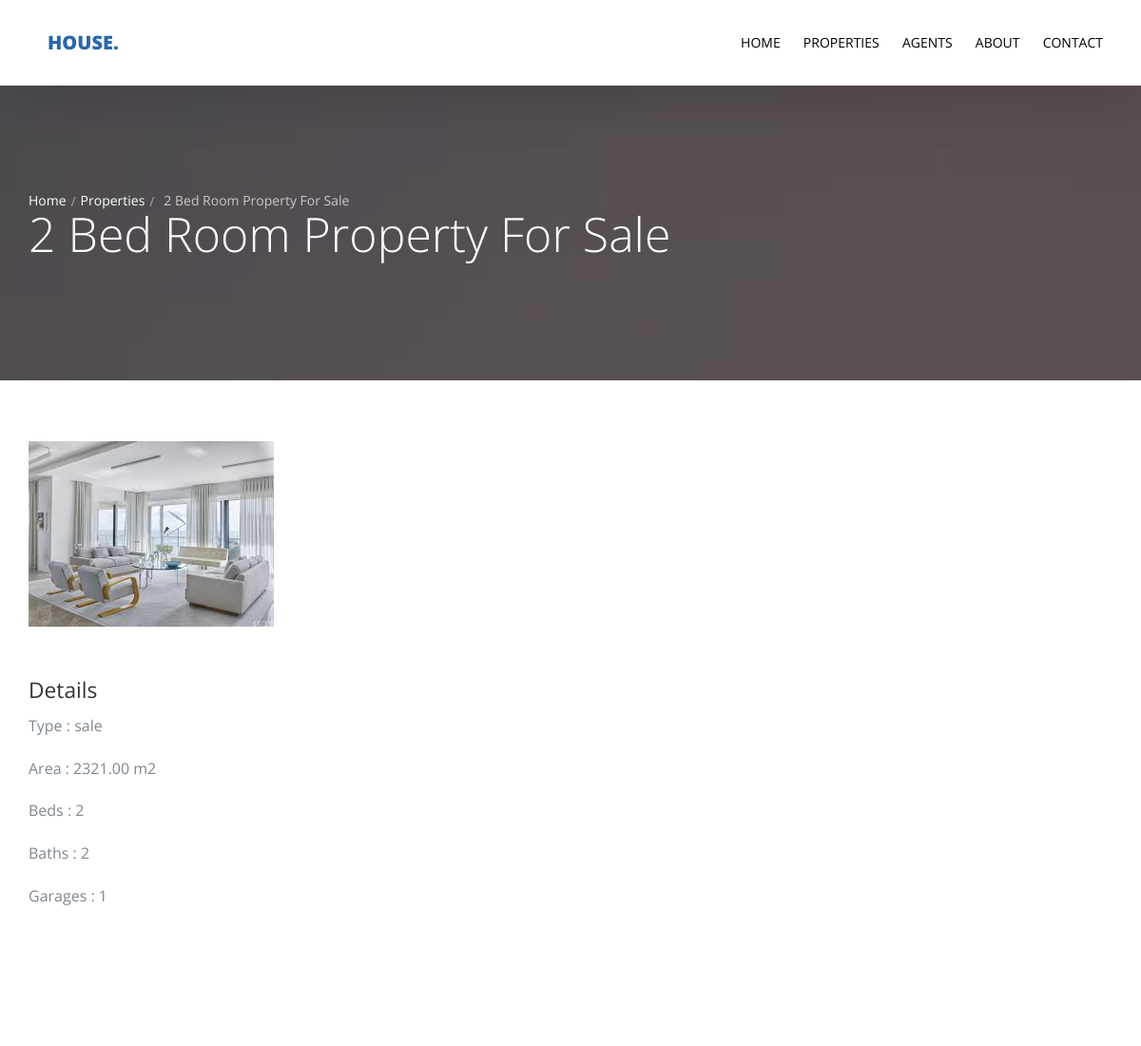
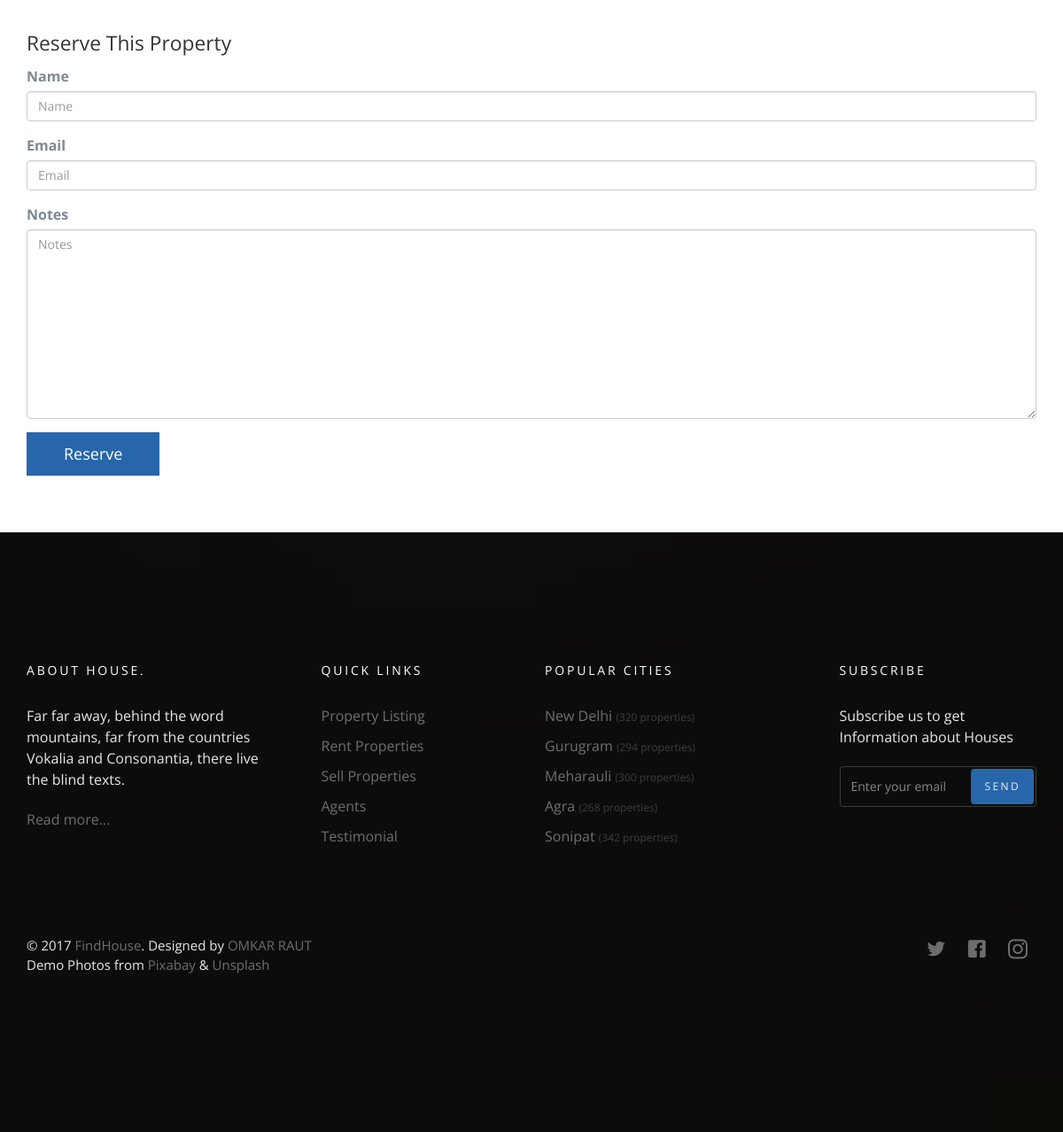
Page /property/2 on the committed database (2 pictures, top to bottom).
### property/models.py (models this page shows)
class Property(models.Model):
    name = models.CharField(max_length=50)
    property_type = models.CharField(choices=property_type , max_length=10)
    price = models.PositiveIntegerField()
    category = models.ForeignKey('Category' ,null=True ,on_delete=models.SET_NULL)
    area = models.DecimalField(decimal_places=2 ,max_digits=8 )
    beds_number = models.PositiveIntegerField()
    baths_number = models.PositiveIntegerField()
    garages_number = models.PositiveIntegerField()
    image=models.ImageField(upload_to='property/',null=True)
    location=models.CharField(max_length=50 ,null=True)
    def __str__(self):
        return self.name
    class Meta:
        verbose_name = 'Property'
        verbose_name_plural = 'Properties'

### property/views.py (the view)
# urls.py: path('<int:id>',views.property_detail , name='property_detail'),
def property_detail(request,id):
    property_detail = Property.objects.get(id=id)
    template = 'property/detail.html'
    if request.method == 'POST':
        reserve_form = ReserveForm(request.POST)
        if reserve_form.is_valid():
            reserve_form.save()
    else:
        reserve_form = ReserveForm()
    context = {
        'property_detail' : property_detail ,
        'reserve_form' : reserve_form
    }
    return render(request , template , context)

### property/forms.py
class ReserveForm(forms.ModelForm):
    class Meta :
        model = Reserve
        fields = '__all__'

### property/templates/property/detail.html (shortened to what this page needs)
{% extends 'base.html' %}
{% load bootstrap4 %}
{% block body %}
  <section class="probootstrap-slider flexslider2 page-inner">
    <div class="overlay"></div>
    <div class="probootstrap-wrap-banner">
      <div class="container">
        <div class="row">
          <div class="col-md-8">
              <div class="page-title probootstrap-animate">
                  <div class="probootstrap-breadcrumbs">
                    <a href="#">Home</a><span><a href="{% url 'property:property_list' %}"> Properties </a></span>{{property_detail}}
                  </div>
                  <h1>{{property_detail}}</h1>
                </div>
          </div>
        </div>
      </div>
    </div>
    <ul class="slides">
      <li style="background-image: url(img/slider_1.jpg);"></li>
    </ul>
  </section>
  <section class="probootstrap-section">
    <div class="container">
      <div class="row">
        <div class="col-md-12">
          <p><img src="{{property_detail.image.url}}" class="img-responsive" alt="Free Bootstrap Template by uicookies.com"></p>
        </div>
      </div>
      <div class="row">
        <div class="col-md-12">
          <h2>Details</h2>
          <p>Type : {{property_detail.property_type}}</p>
          <p>Area : {{property_detail.area}} m2</p>
          <p>Beds : {{property_detail.beds_number}}</p>
          <p>Baths : {{property_detail.baths_number}}</p>
          <p>Garages : {{property_detail.garages_number}}</p>
        </div>
      </div>
    </div>
  </section>
  <section class="probootstrap-section">
      <div class="container">
        <div class="row">
          <div class="col-md-12">
            <h2>Reserve This Property</h2>
              <form action="" method="POST">
                  {% bootstrap_form reserve_form %}
                  {% buttons %}
                      <button type="submit" class="btn btn-primary">Reserve</button>
                  {% endbuttons %}
              </form>
          </div>
        </div>
      </div>
    </section>
  {% endblock body %}

### rows in the picture
Property: name "2 Bed Room Property For Sale", image (picture), property_type "sale", area "2321.00", beds_number "2", baths_number "2", garages_number "1"
